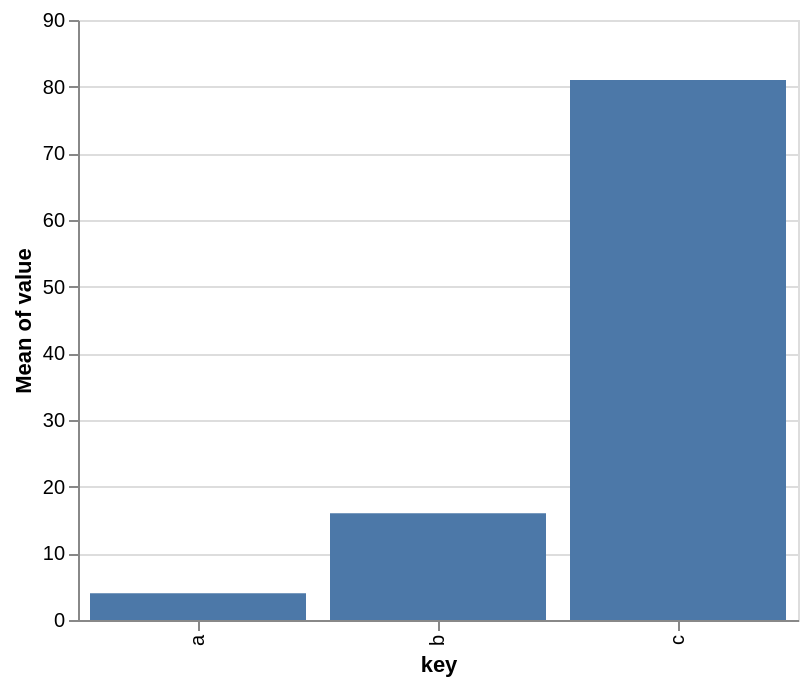

Source (Vega-Lite JSON):
### Vega-Lite specification from a JSON file in a GitHub repository (floating-point values rounded to 4 significant figures)
{"$schema": "https://vega.github.io/schema/vega-lite/v3.json", "description": "A simple bar chart with embedded data.", "width": 360, "data": {"values": [{"a": 1, "b": 2, "c": 3}, {"a": 2, "b": 4, "c": 9}, {"a": 3, "b": 8, "c": 27}, {"a": 4, "b": 16, "c": 81}]}, "transform": [{"fold": ["a", "b", "c"]}], "mark": "bar", "encoding": {"x": {"field": "key", "type": "ordinal"}, "y": {"field": "value", "type": "quantitative", "aggregate": "mean"}, "tooltip": {"field": "b", "type": "quantitative"}}}
